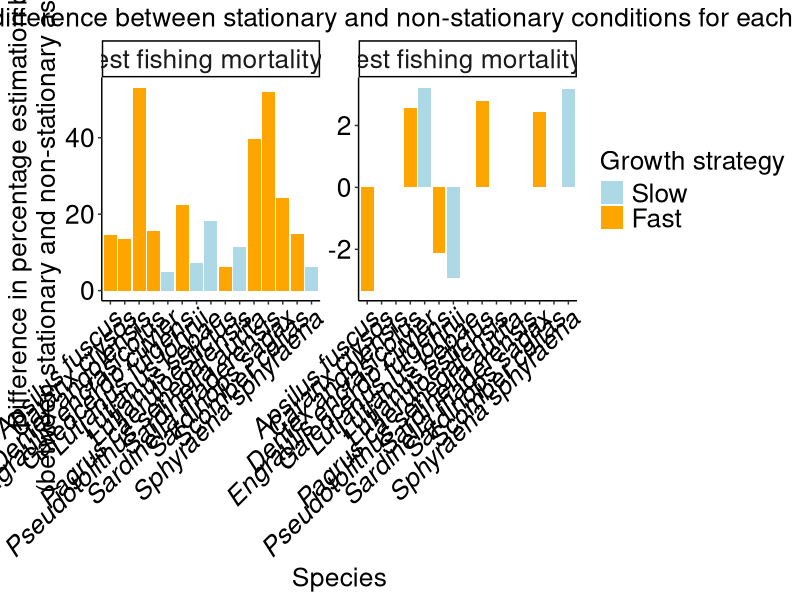

The R script that drew this image: (Note: this script raises an error after producing the figure.)
# Comparision of size indicators between static and dynamic conditions
# Created by : Richard Takyi (PhD Student, UTAS)

rm(list = ls())

# Load libraries
library(ggplot2)
library(tidyverse)
library(reshape2)
library(patchwork)
library(scales)

# Define reusable palette
# palette_name <- "RdBu"


# Set theme for output plots
theme_set(theme_classic())
theme_update(axis.text.x = element_text(colour = "black", size = 19, angle = 45, hjust = 1, vjust = 1, face = "italic"),
              axis.text.y = element_text(colour = "black", size = 19),
              axis.title.y.right = element_text(colour = "black", size = 19),
              axis.text.y.right = element_text(colour = "black", size = 19), 
              axis.title = element_text(size = 19),
              strip.text = element_text(size = 19),
                legend.text = element_text(size = 19),
                legend.title = element_text(size = 19),
              plot.title = element_text(size = 19, hjust = 0.5))

# Read in the data
# comparison <- read.csv("Parameters/comparison.csv")
comparison <- read.csv("Parameters/comparison_M_nonstationary.csv") 


# Ensure growth_strategy and species are treated as factors
comparison$growth_strategy <- as.factor(comparison$growth_strategy)
comparison$species <- as.factor(comparison$species)

# print(head(comparison))

n <- nrow(comparison)

#  Loop over comparison data
for (irow in 1:n) {
    # Extract the row
    row <- comparison[irow, ]
    
    # Extract the values
    growth_strategy <- row$growth_strategy
    species <- row$species
    
    # Print the values
    # print(paste("Growth Strategy:", growth_strategy))
    # print(paste("Species:", species))
    
    # Create a data frame for comparison
    comparison_df <- data.frame(species = species, 
                                 growth_strategy = growth_strategy,
                                 stationary_highest = row$stationary_highest,
                                 stationary_lowest = row$stationary_lowest,
                                 stationary_percentage_decline = row$stationary_percentage_decline,
                                 nonstationary_highest = row$nonstationary_highest,
                                 nonstationary_lowest = row$nonstationary_lowest,
                                 nonstationary_percentage_decline = row$nonstationary_percentage_decline,
                                 low_posit5 = row$low_posit5,
                                 low_negt5 = row$low_negt5,
                                 medium_posit5 = row$medium_posit5,
                                 medium_posit5 = row$medium_negt5,
                                 high_posit5 = row$high_posit5,
                                 high_negt5 = row$high_negt5,
                                 factor_change_stationary_nonstationary_hst = row$factor_change_stationary_nonstationary_hst,
                                 factor_change_stationary_nonstationary_lst = row$factor_change_stationary_nonstationary_lst,
                                 sp_opt_temp = row$sp_opt_temp)

    # Baseline values
    stationary_highest <- comparison$stationary_highest[irow]
    stationary_lowest <- comparison$stationary_lowest[irow]
    stationary_percentage_decline <- comparison$stationary_percentage_decline[irow]
    nonstationary_highest <- comparison$nonstationary_highest[irow]
    nonstationary_lowest <- comparison$nonstationary_lowest[irow]
    nonstationary_percentage_decline <- comparison$nonstationary_percentage_decline[irow]
    factor_change_stationary_nonstationary_hst <- comparison$factor_change_stationary_nonstationary_hst[irow]
    factor_change_stationary_nonstationary_lst <- comparison$factor_change_stationary_nonstationary_lst[irow]
    sp_opt_temp <- comparison$sp_opt_temp[irow]
    
}


# Plot a bar chart for factor changes in stationary vs non-stationary conditions with ggplot2
comparison_long <- comparison %>%
    mutate(
        growth_strategy = factor(growth_strategy, levels = c("Slow", "Fast"))
    ) %>%
    pivot_longer(
        cols = c(factor_change_stationary_nonstationary_hst, factor_change_stationary_nonstationary_lst),
        names_to = "metric",
        values_to = "value"
    ) %>%
    mutate(
        metric = recode(
            metric,
            factor_change_stationary_nonstationary_hst = "Lowest fishing mortality rate",
            factor_change_stationary_nonstationary_lst = "Highest fishing mortality rate"
        ),
        metric = factor(metric, levels = c("Lowest fishing mortality rate", "Highest fishing mortality rate"))
    )

g10 <- ggplot() +
    # Bar plot
    geom_bar(
        data = comparison_long,
        aes(x = species, y = value, fill = growth_strategy),
        stat = "identity",
        position = "dodge"
    ) +
    facet_wrap(~ metric, scales = "free_y") +
    scale_fill_manual(
        name = "Growth strategy",
        values = c("Slow" = "lightblue", "Fast" = "orange")
    ) +
    scale_y_continuous(
        name = "Difference in percentage estimation bias \n (between stationary and non-stationary assessment)",
    ) +
    labs(
        title = "Estimation factor difference between stationary and non-stationary conditions for each species",
        x = "Species"
    ) +
    facet_wrap(
        ~ metric, 
        scales = "free_y",
        labeller = as_labeller(function(x) x)
    ) +
    # Set y-axis limit for "Lowest fishing mortality rate" facet
    ggplot2::geom_blank(data = comparison_long %>% filter(metric == "Lowest fishing mortality rate") %>% mutate(value = 10), 
                        aes(x = species, y = value))

# Set y-axis limit for the "Lowest fishing mortality rate" facet to 10
g10 <- g10 + 
    ggplot2::facet_wrap(
        ~ metric, 
        scales = "free_y",
        labeller = as_labeller(function(x) x)
    ) +
    ggplot2::geom_blank(
        data = comparison_long %>% filter(metric == "Lowest fishing mortality rate") %>% mutate(value = 10),
        aes(x = species, y = value)
    )

g10


# # Save g10 plot to a file
ggsave(g10, filename = paste0("Shared/Outputs/comparison_factor_change_", comparison, ".png"), width = 18, height = 12, units = "in", dpi = 600)



# Plot a bar chart for the comparison with ggplot2
# Reshape the data to long format for plotting multiple variables on y-axis
# Combine stationary_highest/stationary_lowest and nonstationary_highest/nonstationary_lowest into two groups for plotting

# # # Prepare data for bar plot (as before)
# comparison_long <- comparison %>%
#     mutate(
#         growth_strategy = factor(growth_strategy, levels = c("Slow", "Fast"))
#     ) %>%
#     pivot_longer(
#         cols = c(stationary_highest, stationary_lowest, nonstationary_highest, nonstationary_lowest),
#         names_to = "metric",
#         values_to = "value"
#     ) %>%
#     mutate(
#         group = case_when(
#             metric %in% c("stationary_highest", "stationary_lowest") ~ "Stationary conditions",
#             metric %in% c("nonstationary_highest", "nonstationary_lowest") ~ "Non-stationary conditions"
#         ),
#         metric = recode(
#             metric,
#             stationary_highest = "Highest",
#             stationary_lowest = "Lowest",
#             nonstationary_highest = "Highest",
#             nonstationary_lowest = "Lowest"
#         ),
#         group = factor(group, levels = c("Stationary conditions", "Non-stationary conditions")),
#         metric = factor(metric, levels = c("Highest", "Lowest"))
#     )

# g11 <- ggplot() +
#     # Bar plot
#     geom_bar(
#         data = comparison_long,
#         aes(x = species, y = value, fill = metric),
#         stat = "identity",
#         position = position_dodge(width = 0.8)
#     ) +
#     facet_wrap(~ group, scales = "free_y") +
#     scale_fill_manual(
#         name = "Indicator value",
#         values = c("Highest" = "brown", "Lowest" = "yellow")
#     ) +
#     scale_y_continuous(
#         name = "Length indicator"
#     ) +
#     labs(
#         title = "Highest and lowest length indicator values under lowest and highest fishing mortality rates, respectively, in both static and dynamic conditions at optimal temperature",
#         x = "Species"
#     )

# g11

# # # Save g11 plot to a file
# # ggsave(g11, filename = paste0("Shared/Outputs/comparison_", comparison, ".png"), width = 17, height = 9, units = "in", dpi = 600)


# # Plot a bar chart for the percentages of the comparison with ggplot2
# comparison_long <- comparison %>%
#     mutate(
#         growth_strategy = recode(
#             growth_strategy,
#             "Slow" = "Slow",
#             "Fast" = "Fast"
#         ),
#         # Set factor levels to ensure Slow comes before Fast
#         growth_strategy = factor(growth_strategy, levels = c("Slow", "Fast"))
#     ) %>%
#     pivot_longer(
#         cols = c(
#             stationary_percentage_decline, nonstationary_percentage_decline
#         ),
#         names_to = "metric",
#         values_to = "value"
#     ) %>%
#     mutate(
#         metric = recode(
#             metric,
#             stationary_percentage_decline = "Stationary conditions",
#             nonstationary_percentage_decline = "Non-stationary conditions"
#         ),
#         # Set factor levels to ensure stationary comes before non-stationary
#         metric = factor(
#             metric,
#             levels = c("Stationary conditions", "Non-stationary conditions")
#         )
#     )
# g12 <- ggplot(comparison_long,
#     aes(x = species, y = value, fill = growth_strategy)
# ) +
#     geom_bar(stat = "identity", position = "dodge") +
#     facet_wrap(~ metric, scales = "free_y") +
#     scale_fill_manual(
#         name = "Growth strategy",
#         values = c("Slow" = "lightblue", "Fast" = "orange")
#     ) +
#     labs(
#         title = "Percentage decline in length indicator values between lowest and highest fishing mortality rates under static and dynamic conditions",
#         x = "Species",
#         y = "Percentage (%) decline in length indicator"
#     )

# g12

# # Save g12 plot to a file
# ggsave(g12, filename = paste0("Shared/Outputs/comparison_percentage_", comparison, ".png"), width = 18, height = 9, units = "in", dpi = 600)


# Save g11 and g12 plots to a file  
# # Combine g10 and g11 using patchwork and save as a single image
# ggsave(g11 / g12, filename = "Shared/Outputs/comparison_combined.png", width = 22, height = 22, units = "in", dpi = 600)



# # Reshape data for plotting: combine posit5 and negt5 for each Fmort level, distinguish by temperature direction
# comparison_long <- comparison %>%
#     mutate(
#         growth_strategy = factor(growth_strategy, levels = c("Slow", "Fast"))
#     ) %>%
#     pivot_longer(
#         cols = c(
#             low_posit5, low_negt5,
#             medium_posit5, medium_negt5,
#             high_posit5, high_negt5
#         ),
#         names_to = "metric",
#         values_to = "value"
#     ) %>%
#     mutate(
#         Fmort = case_when(
#             grepl("^low_", metric) ~ "0.01",
#             grepl("^medium_", metric) ~ "0.40",
#             grepl("^high_", metric) ~ "1.77"
#         ),
#         Temp = case_when(
#             grepl("posit5$", metric) ~ "+5°C",
#             grepl("negt5$", metric) ~ "-5°C"
#         ),
#         Fmort = factor(Fmort, levels = c("0.01", "0.40", "1.77")),
#         Temp = factor(Temp, levels = c("+5°C", "-5°C"))
#     )

# g13 <- ggplot(comparison_long,
#     aes(x = species, y = value, fill = Temp, group = Temp)
# ) +
#     geom_bar(stat = "identity", position = position_dodge(width = 0.8)) +
#     facet_wrap(~ Fmort, scales = "free_y") +
#     scale_fill_manual(
#         name = "Temperature",
#         values = c("+5°C" ="red", "-5°C" = "skyblue")
#     ) +
#     scale_y_continuous(
#         limits = c(0, 0.25),
#         expand = expansion(mult = c(0, 0.05))
#     ) +
#     labs(
#         title = "Stationary vs non-stationary length-based indicator differences for each species at +5°C and -5°C",
#         x = "Species",
#         y = "Estimation bias \n (Stationary vs non-stationary length indicator)"
#     ) 

# g13

# # # Save g13 plot to a file
# ggsave(g13, filename = paste0("Shared/Outputs/comparison_low_medium_high_", comparison, ".png"), width = 18, height = 9, units = "in", dpi = 600)

# Prepare data for bar plot (as before)
# Prepare data for plotting highest and lowest values together for shared legend

# Combine highest and lowest into one long dataframe
comparison_hilo_long <- comparison %>%
    mutate(
        growth_strategy = factor(growth_strategy, levels = c("Slow", "Fast"))
    ) %>%
    pivot_longer(
        cols = c(stationary_highest, nonstationary_highest, stationary_lowest, nonstationary_lowest),
        names_to = "metric",
        values_to = "value"
    ) %>%
    mutate(
        condition = case_when(
            metric %in% c("stationary_highest", "stationary_lowest") ~ "Stationary",
            metric %in% c("nonstationary_highest", "nonstationary_lowest") ~ "Non-stationary"
        ),
        indicator = case_when(
            metric %in% c("stationary_highest", "nonstationary_highest") ~ "Highest values per species",
            metric %in% c("stationary_lowest", "nonstationary_lowest") ~ "Lowest values per species"
        ),
        condition = factor(condition, levels = c("Stationary", "Non-stationary")),
        indicator = factor(indicator, levels = c("Highest values per species", "Lowest values per species"))
    )

g14_combined <- ggplot(comparison_hilo_long,
    aes(x = species, y = value, fill = condition)
) +
    geom_bar(stat = "identity", position = position_dodge(width = 0.8)) +
    scale_fill_manual(
        name = "Condition",
        values = c("Stationary" = "brown", "Non-stationary" = "orange")
    ) +
    facet_wrap(~ indicator, scales = "free_y") +
    labs(
        title = "Highest and lowest length indicator values under stationary and non-stationary conditions at optimal temperature",
        x = "Species",
        y = "Length indicator"
    ) +
    facet_wrap(~ indicator, scales = "free_y") +
    scale_y_continuous(
        limits = c(0, 0.75),
        expand = expansion(mult = c(0, 0.05))
    )

g14_combined


# # Plot a grouped bar chart showing both stationary and non-stationary percentage declines side by side for each species

comparison_long <- comparison %>%
    mutate(
        growth_strategy = factor(growth_strategy, levels = c("Slow", "Fast"))
    ) %>%
    pivot_longer(
        cols = c(stationary_percentage_decline, nonstationary_percentage_decline),
        names_to = "Condition",
        values_to = "Percentage_Decline"
    ) %>%
    mutate(
        Condition = recode(
            Condition,
            stationary_percentage_decline = "Stationary",
            nonstationary_percentage_decline = "Non-stationary"
        ),
        Condition = factor(Condition, levels = c("Stationary", "Non-stationary"))
    )

g15 <- ggplot(comparison_long,
    aes(x = species, y = Percentage_Decline, fill = Condition)
) +
    geom_bar(stat = "identity", position = position_dodge(width = 0.8)) +
    scale_fill_manual(
        name = "Condition",
        values = c("Stationary" = "brown", "Non-stationary" = "orange")
    ) +
    labs(
        title = "Percentage decline in length indicator values between lowest and highest fishing mortality rates",
        x = "Species",
        y = "Percentage (%) decline in length indicator"
    )

g15

# # # Save g15 plot to a file
ggsave(g14_combined + g15, filename = paste0("Shared/Outputs/comparison_percentage_", comparison, ".png"), width = 26, height = 12, units = "in", dpi = 600)

# # ## Changes in indicators with temperature and fishing mortality
